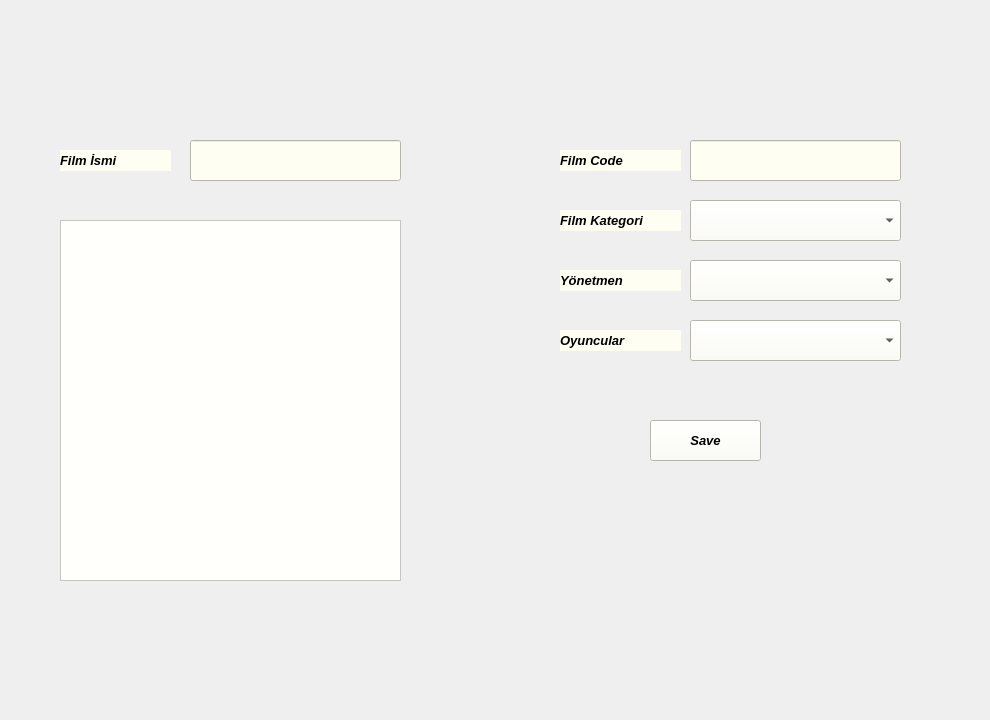
     <widget class="QWidget" name="tab_11">
      <attribute name="title">
       <string>FilmEkle</string>
      </attribute>
      <widget class="QLabel" name="label_94">
       <property name="geometry">
        <rect>
         <x>60</x>
         <y>150</y>
         <width>111</width>
         <height>21</height>
        </rect>
       </property>
       <property name="font">
        <font>
         <pointsize>10</pointsize>
         <weight>75</weight>
         <italic>true</italic>
         <bold>true</bold>
        </font>
       </property>
       <property name="styleSheet">
        <string notr="true">background-color: rgb(255, 254, 243);</string>
       </property>
       <property name="text">
        <string>Film İsmi</string>
       </property>
      </widget>
      <widget class="QLineEdit" name="lineEdit_3">
       <property name="geometry">
        <rect>
         <x>690</x>
         <y>140</y>
         <width>211</width>
         <height>41</height>
        </rect>
       </property>
       <property name="styleSheet">
        <string notr="true">background-color: rgb(255, 254, 243);</string>
       </property>
      </widget>
      <widget class="QComboBox" name="comboBox_5">
       <property name="geometry">
        <rect>
         <x>690</x>
         <y>320</y>
         <width>211</width>
         <height>41</height>
        </rect>
       </property>
       <property name="styleSheet">
        <string notr="true">background-color: rgb(255, 254, 243);</string>
       </property>
      </widget>
      <widget class="QPushButton" name="pushButton_23">
       <property name="geometry">
        <rect>
         <x>650</x>
         <y>420</y>
         <width>111</width>
         <height>41</height>
        </rect>
       </property>
       <property name="font">
        <font>
         <pointsize>10</pointsize>
         <weight>75</weight>
         <italic>true</italic>
         <bold>true</bold>
        </font>
       </property>
       <property name="styleSheet">
        <string notr="true">background-color: rgb(255, 254, 243);</string>
       </property>
       <property name="text">
        <string>Save</string>
       </property>
      </widget>
      <widget class="QComboBox" name="comboBox_6">
       <property name="geometry">
        <rect>
         <x>690</x>
         <y>260</y>
         <width>211</width>
         <height>41</height>
        </rect>
       </property>
       <property name="styleSheet">
        <string notr="true">background-color: rgb(255, 254, 243);</string>
       </property>
      </widget>
      <widget class="QLabel" name="label_95">
       <property name="geometry">
        <rect>
         <x>560</x>
         <y>330</y>
         <width>121</width>
         <height>21</height>
        </rect>
       </property>
       <property name="font">
        <font>
         <pointsize>10</pointsize>
         <weight>75</weight>
         <italic>true</italic>
         <bold>true</bold>
        </font>
       </property>
       <property name="styleSheet">
        <string notr="true">background-color: rgb(255, 254, 243);</string>
       </property>
       <property name="text">
        <string>Oyuncular</string>
       </property>
      </widget>
      <widget class="QLineEdit" name="lineEdit">
       <property name="geometry">
        <rect>
         <x>190</x>
         <y>140</y>
         <width>211</width>
         <height>41</height>
        </rect>
       </property>
       <property name="font">
        <font>
         <pointsize>7</pointsize>
        </font>
       </property>
       <property name="styleSheet">
        <string notr="true">background-color: rgb(255, 254, 243);</string>
       </property>
      </widget>
      <widget class="QLabel" name="label_97">
       <property name="geometry">
        <rect>
         <x>560</x>
         <y>270</y>
         <width>121</width>
         <height>21</height>
        </rect>
       </property>
       <property name="font">
        <font>
         <pointsize>10</pointsize>
         <weight>75</weight>
         <italic>true</italic>
         <bold>true</bold>
        </font>
       </property>
       <property name="styleSheet">
        <string notr="true">background-color: rgb(255, 254, 243);</string>
       </property>
       <property name="text">
        <string>Yönetmen</string>
       </property>
      </widget>
      <widget class="QLabel" name="label_44">
       <property name="geometry">
        <rect>
         <x>560</x>
         <y>150</y>
         <width>121</width>
         <height>21</height>
        </rect>
       </property>
       <property name="font">
        <font>
         <pointsize>10</pointsize>
         <weight>75</weight>
         <italic>true</italic>
         <bold>true</bold>
        </font>
       </property>
       <property name="styleSheet">
        <string notr="true">background-color: rgb(255, 254, 243);</string>
       </property>
       <property name="text">
        <string>Film Code</string>
       </property>
      </widget>
      <widget class="QTextEdit" name="textEdit_15">
       <property name="geometry">
        <rect>
         <x>60</x>
         <y>220</y>
         <width>341</width>
         <height>361</height>
        </rect>
       </property>
       <property name="styleSheet">
        <string notr="true">background-color: rgb(255, 255, 251);</string>
       </property>
      </widget>
      <widget class="QLabel" name="label_93">
       <property name="geometry">
        <rect>
         <x>560</x>
         <y>210</y>
         <width>121</width>
         <height>21</height>
        </rect>
       </property>
       <property name="font">
        <font>
         <pointsize>10</pointsize>
         <weight>75</weight>
         <italic>true</italic>
         <bold>true</bold>
        </font>
       </property>
       <property name="styleSheet">
        <string notr="true">background-color: rgb(255, 254, 243);</string>
       </property>
       <property name="text">
        <string>Film Kategori</string>
       </property>
      </widget>
      <widget class="QComboBox" name="comboBox_4">
       <property name="geometry">
        <rect>
         <x>690</x>
         <y>200</y>
         <width>211</width>
         <height>41</height>
        </rect>
       </property>
       <property name="styleSheet">
        <string notr="true">background-color: rgb(255, 254, 243);</string>
       </property>
      </widget>
      <widget class="QLabel" name="label_108">
       <property name="geometry">
        <rect>
         <x>0</x>
         <y>0</y>
         <width>981</width>
         <height>711</height>
        </rect>
       </property>
       <property name="styleSheet">
        <string notr="true">border-image: url(:/img/img42.jpg);</string>
       </property>
       <property name="text">
        <string/>
       </property>
      </widget>
      <zorder>label_108</zorder>
      <zorder>label_94</zorder>
      <zorder>lineEdit_3</zorder>
      <zorder>comboBox_5</zorder>
      <zorder>pushButton_23</zorder>
      <zorder>comboBox_6</zorder>
      <zorder>label_95</zorder>
      <zorder>lineEdit</zorder>
      <zorder>label_97</zorder>
      <zorder>label_44</zorder>
      <zorder>textEdit_15</zorder>
      <zorder>label_93</zorder>
      <zorder>comboBox_4</zorder>
     </widget>
